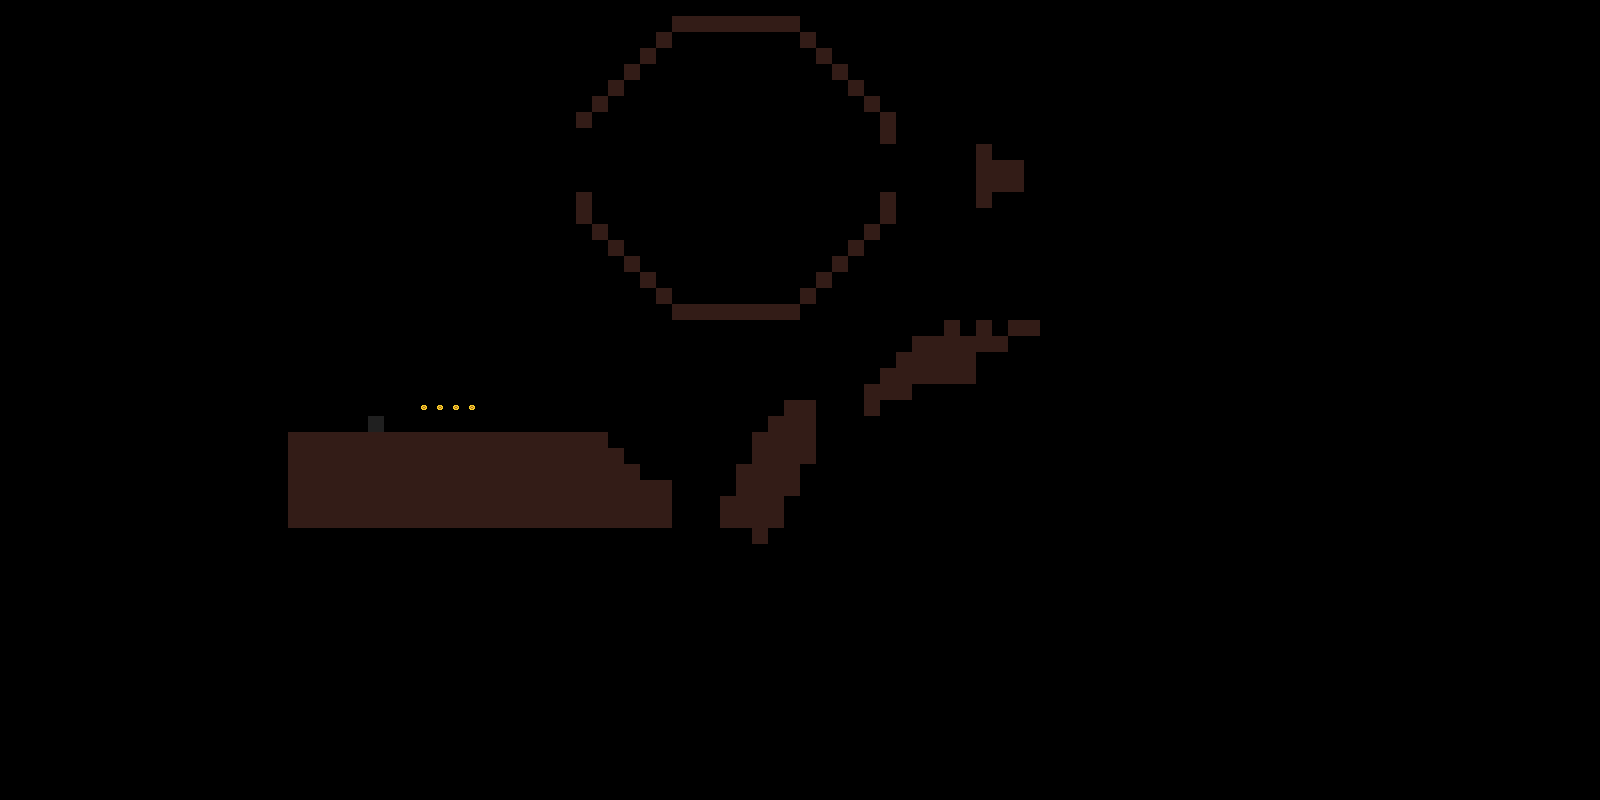

The image is a tile-based game level rendered from a .tmx file. Its description and source (layers, tilesets, objects; grid data summarised) follow:
An orthogonal 100x50 tile map with 16x16 px tiles, 1 tile layer (Tile Layer 1).

<map version="1.10" tiledversion="1.11.1" orientation="orthogonal" renderorder="right-down" width="100" height="50" tilewidth="16" tileheight="16" infinite="0" nextlayerid="2" nextobjectid="1">
 <tileset firstgid="1" source="tiles.tsx" />
 <layer id="1" name="Tile Layer 1" width="100" height="50">
  <data>[5000 cells, 246 non-empty, 11 distinct tile ids]</data>
 </layer>
</map>
